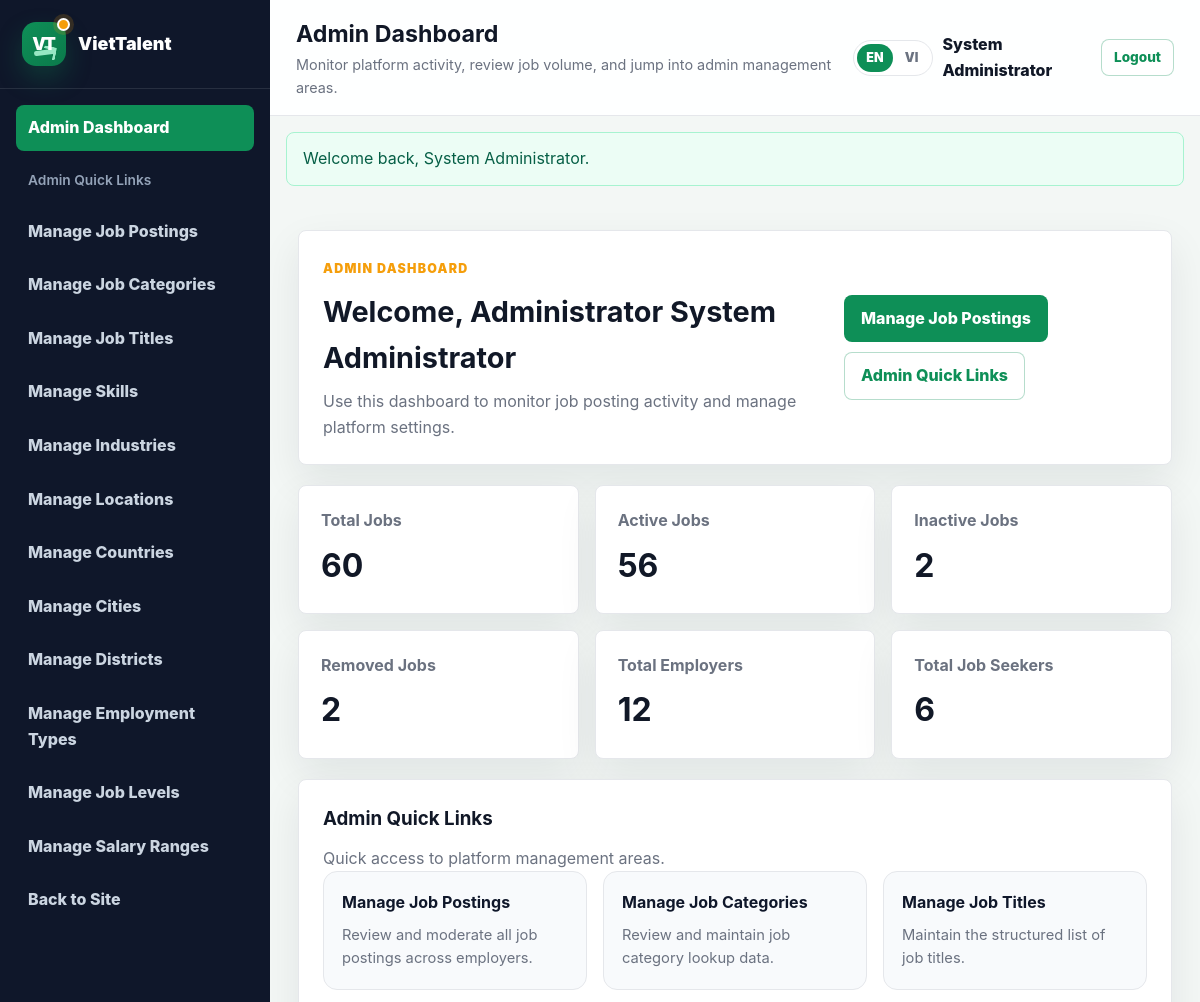
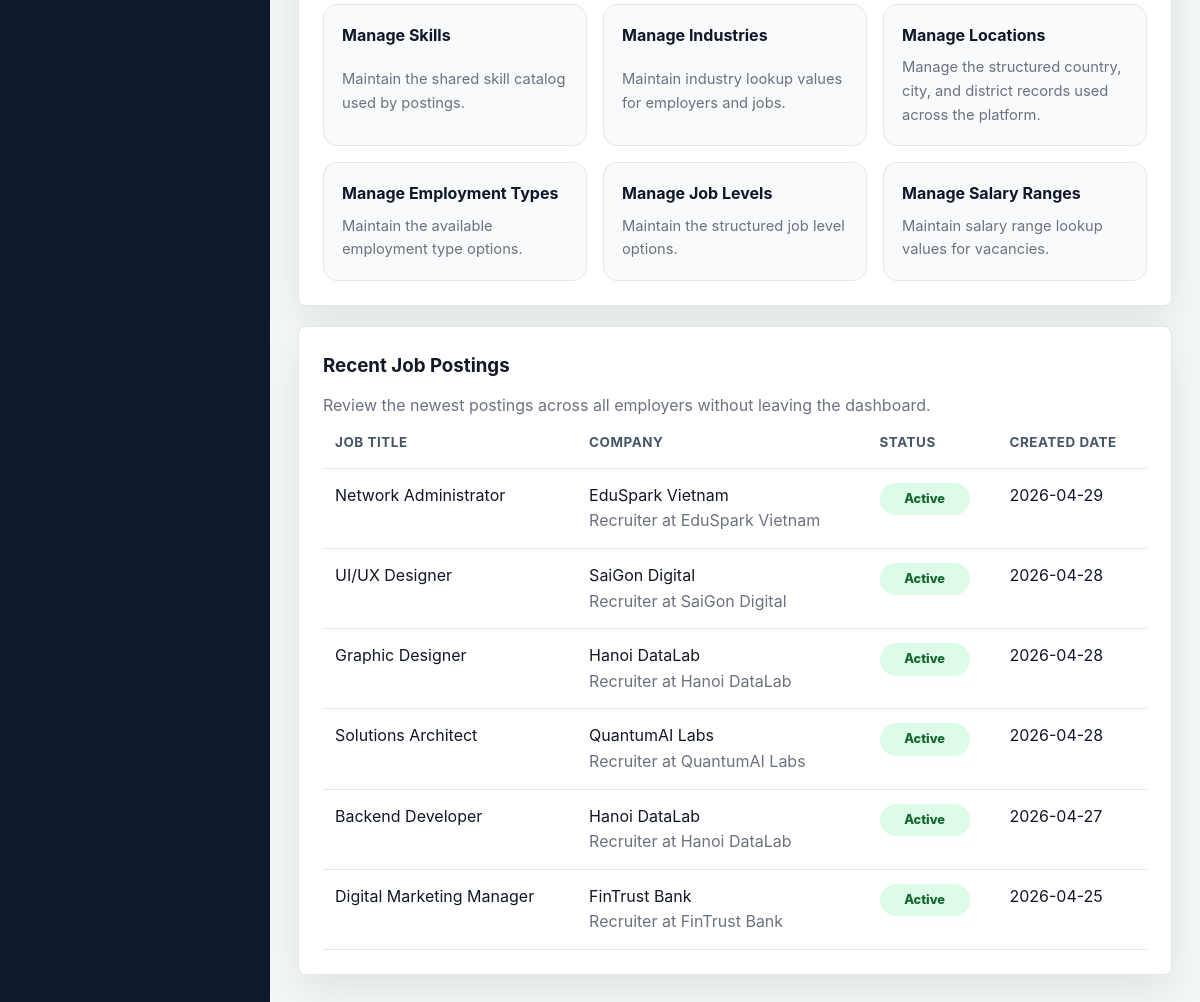
The page /public/index.php?page=admin_dashboard (signed in) on the database its author committed (2 pictures, top to bottom).
### tables this page shows
CREATE TABLE job_vacancies (
  id INT UNSIGNED AUTO_INCREMENT PRIMARY KEY,
  employer_id INT UNSIGNED NOT NULL,
  job_title_id INT UNSIGNED NOT NULL,
  job_category_id INT UNSIGNED NOT NULL,
  employment_type_id INT UNSIGNED NOT NULL,
  industry_id INT UNSIGNED NOT NULL,
  job_level_id INT UNSIGNED NOT NULL,
  number_of_openings INT UNSIGNED NOT NULL DEFAULT 1,
  country_id INT UNSIGNED NOT NULL,
  city_id INT UNSIGNED NOT NULL,
  district_id INT UNSIGNED NULL,
  work_arrangement_id INT UNSIGNED NOT NULL,
  salary_range_id INT UNSIGNED NOT NULL,
  salary_type_id INT UNSIGNED NOT NULL,
  benefits TEXT NULL,
  responsibilities TEXT NOT NULL,
  required_qualifications TEXT NOT NULL,
  preferred_skills TEXT NULL,
  additional_notes TEXT NULL,
  degree_level_id INT UNSIGNED NOT NULL,
  experience_level_id INT UNSIGNED NOT NULL,
  status ENUM('active', 'inactive', 'removed') NOT NULL DEFAULT 'inactive',
  created_at TIMESTAMP DEFAULT CURRENT_TIMESTAMP,
  updated_at TIMESTAMP DEFAULT CURRENT_TIMESTAMP ON UPDATE CURRENT_TIMESTAMP,
  CONSTRAINT fk_job_employer FOREIGN KEY (employer_id) REFERENCES employer_profiles(id),
  CONSTRAINT fk_job_title FOREIGN KEY (job_title_id) REFERENCES job_titles(id),
  CONSTRAINT fk_job_category FOREIGN KEY (job_category_id) REFERENCES job_categories(id),
  CONSTRAINT fk_job_employment_type FOREIGN KEY (employment_type_id) REFERENCES employment_types(id),
  CONSTRAINT fk_job_industry FOREIGN KEY (industry_id) REFERENCES industries(id),
  CONSTRAINT fk_job_level FOREIGN KEY (job_level_id) REFERENCES job_levels(id),
  CONSTRAINT fk_job_country FOREIGN KEY (country_id) REFERENCES countries(id),
  CONSTRAINT fk_job_city FOREIGN KEY (city_id) REFERENCES cities(id),
  CONSTRAINT fk_job_district FOREIGN KEY (district_id) REFERENCES districts(id),
  CONSTRAINT fk_job_work_arrangement FOREIGN KEY (work_arrangement_id) REFERENCES work_arrangements(id),
  CONSTRAINT fk_job_salary_range FOREIGN KEY (salary_range_id) REFERENCES salary_ranges(id),
  CONSTRAINT fk_job_salary_type FOREIGN KEY (salary_type_id) REFERENCES salary_types(id),
  CONSTRAINT fk_job_degree FOREIGN KEY (degree_level_id) REFERENCES degree_levels(id),
  CONSTRAINT fk_job_experience FOREIGN KEY (experience_level_id) REFERENCES experience_levels(id)
);

CREATE TABLE job_titles (
  id INT UNSIGNED AUTO_INCREMENT PRIMARY KEY,
  name VARCHAR(120) NOT NULL UNIQUE,
  status ENUM('active', 'inactive') NOT NULL DEFAULT 'active'
);

CREATE TABLE employer_profiles (
  id INT UNSIGNED AUTO_INCREMENT PRIMARY KEY,
  user_id INT UNSIGNED NOT NULL UNIQUE,
  company_name VARCHAR(160) NOT NULL,
  company_website VARCHAR(255) NULL,
  company_description TEXT NULL,
  created_at TIMESTAMP DEFAULT CURRENT_TIMESTAMP,
  CONSTRAINT fk_employer_user FOREIGN KEY (user_id) REFERENCES users(id) ON DELETE CASCADE
);

CREATE TABLE users (
  id INT UNSIGNED AUTO_INCREMENT PRIMARY KEY,
  full_name VARCHAR(120) NOT NULL,
  email VARCHAR(160) NOT NULL UNIQUE,
  password_hash VARCHAR(255) NOT NULL,
  role ENUM('admin', 'employer', 'job_seeker') NOT NULL,
  status ENUM('active', 'inactive') NOT NULL DEFAULT 'active',
  created_at TIMESTAMP DEFAULT CURRENT_TIMESTAMP,
  updated_at TIMESTAMP DEFAULT CURRENT_TIMESTAMP ON UPDATE CURRENT_TIMESTAMP
);

### app/Core/Controller.php (called while the page is built, shortened)
<?php
class Controller {
    protected function view($path, $data = []) {
        extract($data);
        require APP_ROOT . '/resources/views/' . $path . '.php';
    }
}

### app/Core/Router.php (called while the page is built, shortened)
<?php
class Router {
    private $routes = [];
    public function add($page, $controller, $method, $role = null) {
        $this->routes[$page] = [
            'controller' => $controller,
            'method' => $method,
            'role' => $role,
        ];
    }
    public function dispatch() {
        $page = $_GET['page'] ?? 'home';
        $route = $this->routes[$page];
        $controller = new $controllerName();
        $controller->{$route['method']}();
    }
}

### public/index.php (called while the page is built, shortened)
<?php
require_once __DIR__ . '/../config/database.php';
require_once APP_ROOT . '/app/Core/Database.php';
require_once APP_ROOT . '/app/Core/Auth.php';
require_once APP_ROOT . '/app/Core/Controller.php';
require_once APP_ROOT . '/app/Core/Router.php';
require_once APP_ROOT . '/app/Helpers/url.php';
require_once APP_ROOT . '/app/Helpers/session.php';
require_once APP_ROOT . '/app/Helpers/lang.php';
$router = new Router();
$router->add('home', 'HomeController', 'index');
$router->add('login', 'AuthController', 'loginForm');
$router->add('login_submit', 'AuthController', 'login');
$router->add('register', 'AuthController', 'registerForm');
$router->add('register_submit', 'AuthController', 'register');
$router->add('logout', 'AuthController', 'logout');
$router->add('set_language', 'LanguageController', 'set');
$router->add('admin_dashboard', 'DashboardController', 'admin', 'admin');
$router->add('admin_jobs', 'AdminController', 'index', 'admin');
$router->add('admin_job_view', 'AdminController', 'show', 'admin');
$router->add('admin_job_set_status', 'AdminController', 'setStatus', 'admin');
$router->add('admin_lookup', 'AdminController', 'lookupIndex', 'admin');
$router->add('admin_lookup_create', 'AdminController', 'lookupCreate', 'admin');
$router->add('admin_lookup_store', 'AdminController', 'lookupStore', 'admin');
$router->add('admin_lookup_edit', 'AdminController', 'lookupEdit', 'admin');
$router->add('admin_lookup_update', 'AdminController', 'lookupUpdate', 'admin');
$router->add('admin_lookup_toggle_status', 'AdminController', 'lookupToggleStatus', 'admin');
$router->add('admin_locations', 'AdminController', 'locationsIndex', 'admin');
$router->add('admin_countries', 'AdminController', 'countriesIndex', 'admin');
$router->add('admin_country_create', 'AdminController', 'countryCreate', 'admin');
$router->add('admin_country_store', 'AdminController', 'countryStore', 'admin');
$router->add('admin_country_edit', 'AdminController', 'countryEdit', 'admin');
$router->add('admin_country_update', 'AdminController', 'countryUpdate', 'admin');
$router->add('admin_country_toggle_status', 'AdminController', 'countryToggleStatus', 'admin');
$router->add('admin_cities', 'AdminController', 'citiesIndex', 'admin');
$router->add('admin_city_create', 'AdminController', 'cityCreate', 'admin');
$router->add('admin_city_store', 'AdminController', 'cityStore', 'admin');
$router->add('admin_city_edit', 'AdminController', 'cityEdit', 'admin');
$router->add('admin_city_update', 'AdminController', 'cityUpdate', 'admin');
$router->add('admin_city_toggle_status', 'AdminController', 'cityToggleStatus', 'admin');
$router->add('admin_districts', 'AdminController', 'districtsIndex', 'admin');
$router->add('admin_district_create', 'AdminController', 'districtCreate', 'admin');
$router->add('admin_district_store', 'AdminController', 'districtStore', 'admin');
$router->add('admin_district_edit', 'AdminController', 'districtEdit', 'admin');
$router->add('admin_district_update', 'AdminController', 'districtUpdate', 'admin');
$router->add('admin_district_toggle_status', 'AdminController', 'districtToggleStatus', 'admin');
$router->add('jobs', 'PublicJobController', 'index');
$router->add('jobs_search', 'PublicJobController', 'search');
$router->add('job_detail', 'PublicJobController', 'show');
$router->add('locations', 'HomeController', 'locations');
$router->add('forgot_password', 'AuthController', 'forgotForm');
$router->add('forgot_password_submit', 'AuthController', 'forgotSubmit');
$router->add('reset_password', 'AuthController', 'resetForm');
$router->add('reset_password_submit', 'AuthController', 'resetSubmit');
$router->add('employer_dashboard', 'DashboardController', 'employer', 'employer');
$router->add('job_seeker_dashboard', 'DashboardController', 'jobSeeker', 'job_seeker');
$router->add('employer_jobs', 'EmployerController', 'index', 'employer');
$router->add('employer_job_create', 'EmployerController', 'create', 'employer');
$router->add('employer_job_store', 'EmployerController', 'store', 'employer');
$router->add('employer_job_view', 'EmployerController', 'show', 'employer');
$router->add('employer_job_edit', 'EmployerController', 'edit', 'employer');
$router->add('employer_job_update', 'EmployerController', 'update', 'employer');
$router->add('employer_job_delete', 'EmployerController', 'delete', 'employer');
$router->add('employer_job_toggle_status', 'EmployerController', 'toggleStatus', 'employer');
$router->add('sitemap', 'HomeController', 'sitemap');
$router->add('robots', 'HomeController', 'robots');
$router->dispatch();

### app/Helpers/lang.php (called while the page is built, shortened)
<?php
function currentLang() {
    $lang = $_SESSION['lang'] ?? 'en';
    return in_array($lang, ['en', 'vi'], true) ? $lang : 'en';
}
function t($key) {
    $lang = currentLang();
    return $translations[$lang][$key] ?? $translations['en'][$key] ?? $key;
}

### app/Helpers/url.php (called while the page is built, shortened)
<?php
function url($page, $params = []) {
    $query = array_merge(['page' => $page], $params);
    return BASE_URL . '/index.php?' . http_build_query($query);
}
function e($value) {
    return htmlspecialchars((string)($value ?? ''), ENT_QUOTES, 'UTF-8');
}

### app/Core/Auth.php (called while the page is built, shortened)
<?php
class Auth {
    public static function user() {
        return $_SESSION['user'] ?? null;
    }
}

### app/Core/Database.php (called while the page is built, shortened)
<?php
class Database {
    private $pdo;
    private function __construct() {
        $dsn = 'mysql:host=' . DB_HOST . ';dbname=' . DB_NAME . ';charset=' . DB_CHARSET;
        $this->pdo = new PDO($dsn, DB_USER, DB_PASS, [
            PDO::ATTR_ERRMODE => PDO::ERRMODE_EXCEPTION,
            PDO::ATTR_DEFAULT_FETCH_MODE => PDO::FETCH_ASSOC,
            PDO::ATTR_EMULATE_PREPARES => false,
        ]);
    }
    public function fetchAll($sql, $params = []) {
        $stmt = $this->pdo->prepare($sql);
        $stmt->execute($params);
        return $stmt->fetchAll();
    }
}

### app/Models/JobVacancy.php (called while the page is built, shortened)
<?php
class JobVacancy {
    private $db;
    public function __construct() {
        $this->db = Database::getInstance();
    }
    public function getRecentForAdmin($limit = 6) {
        $limit = max(1, (int)$limit);
        return $this->db->fetchAll(
            "SELECT jv.id,
                    jt.name AS job_title_name,
                    ep.company_name,
                    u.full_name AS employer_name,
                    jv.status,
                    jv.created_at
             FROM job_vacancies jv
             INNER JOIN job_titles jt ON jt.id = jv.job_title_id
             INNER JOIN employer_profiles ep ON ep.id = jv.employer_id
             INNER JOIN users u ON u.id = ep.user_id
             ORDER BY jv.created_at DESC, jv.id DESC
             LIMIT {$limit}"
        );
    }
}

### resources/views/dashboard/admin.php (the view)
<section class="dashboard-stack">
    <div class="dashboard-welcome card">
        <div>
            <span class="eyebrow"><?= e(t('admin_dashboard')) ?></span>
            <h2><?= e(t('welcome_administrator')) ?> <?= e(Auth::user()['full_name'] ?? '') ?></h2>
            <p><?= e(t('admin_dashboard_intro')) ?></p>
        </div>
        <div class="dashboard-actions">
            <a class="btn btn-primary" href="<?= url('admin_jobs') ?>"><?= e(t('manage_job_postings')) ?></a>
            <a class="btn btn-outline" href="#adminQuickLinks"><?= e(t('admin_quick_links')) ?></a>
        </div>
    </div>
    <div class="stats-grid stats-grid-admin">
        <article class="stat-card card">
            <span><?= e(t('total_jobs')) ?></span>
            <strong><?= e((string)$stats['total']) ?></strong>
        </article>
        <article class="stat-card card">
            <span><?= e(t('active_jobs')) ?></span>
            <strong><?= e((string)$stats['active']) ?></strong>
        </article>
        <article class="stat-card card">
            <span><?= e(t('inactive_jobs')) ?></span>
            <strong><?= e((string)$stats['inactive']) ?></strong>
        </article>
        <article class="stat-card card">
            <span><?= e(t('removed_jobs')) ?></span>
            <strong><?= e((string)$stats['removed']) ?></strong>
        </article>
        <article class="stat-card card">
            <span><?= e(t('total_employers')) ?></span>
            <strong><?= e((string)$stats['employers']) ?></strong>
        </article>
        <article class="stat-card card">
            <span><?= e(t('total_job_seekers')) ?></span>
            <strong><?= e((string)$stats['job_seekers']) ?></strong>
        </article>
    </div>
    <section class="card section-card" id="adminQuickLinks">
        <div class="section-card-header">
            <div>
                <h3><?= e(t('admin_quick_links')) ?></h3>
                <p><?= e(t('admin_quick_links_intro')) ?></p>
            </div>
        </div>
        <div class="quick-links-grid">
            <?php foreach ($quickLinks as $link): ?>
                <a class="quick-link-card" href="<?= e($link['url']) ?>">
                    <strong><?= e($link['label']) ?></strong>
                    <span><?= e($link['description']) ?></span>
                </a>
            <?php endforeach; ?>
        </div>
    </section>
    <section class="card section-card">
        <div class="section-card-header">
            <div>
                <h3><?= e(t('recent_job_postings')) ?></h3>
                <p><?= e(t('admin_recent_jobs_helper')) ?></p>
            </div>
        </div>
        <?php if (empty($recentJobs)): ?>
            <div class="empty-state">
                <p><?= e(t('no_job_postings_available')) ?></p>
            </div>
        <?php else: ?>
            <div class="table-wrap">
                <table class="data-table">
                    <thead>
                        <tr>
                            <th><?= e(t('job_title')) ?></th>
                            <th><?= e(t('company')) ?></th>
                            <th><?= e(t('status')) ?></th>
                            <th><?= e(t('created_date')) ?></th>
                        </tr>
                    </thead>
                    <tbody>
                        <?php foreach ($recentJobs as $job): ?>
                            <tr>
                                <td><?= e($job['job_title_name']) ?></td>
                                <td>
                                    <?= e($job['company_name']) ?>
                                    <br>
                                    <span class="table-note"><?= e($job['employer_name']) ?></span>
                                </td>
                                <td><span class="status-badge status-<?= e($job['status']) ?>"><?= e(t($job['status'])) ?></span></td>
                                <td><?= e(date('Y-m-d', strtotime($job['created_at']))) ?></td>
                            </tr>
                        <?php endforeach; ?>
                    </tbody>
                </table>
            </div>
        <?php endif; ?>
    </section>
</section>

### rows shown on the page
job_vacancies: job_title.name "Network Administrator", employer.company_name "EduSpark Vietnam", users.full_name "Recruiter at EduSpark Vietnam", status "Active", created_at "2026-04-29"
job_vacancies: job_title.name "UI/UX Designer", employer.company_name "SaiGon Digital", users.full_name "Recruiter at SaiGon Digital", status "Active", created_at "2026-04-28"
job_vacancies: job_title.name "Graphic Designer", employer.company_name "Hanoi DataLab", users.full_name "Recruiter at Hanoi DataLab", status "Active", created_at "2026-04-28"
job_vacancies: job_title.name "Solutions Architect", employer.company_name "QuantumAI Labs", users.full_name "Recruiter at QuantumAI Labs", status "Active", created_at "2026-04-28"
job_vacancies: job_title.name "Backend Developer", employer.company_name "Hanoi DataLab", users.full_name "Recruiter at Hanoi DataLab", status "Active", created_at "2026-04-27"
job_vacancies: job_title.name "Digital Marketing Manager", employer.company_name "FinTrust Bank", users.full_name "Recruiter at FinTrust Bank", status "Active", created_at "2026-04-25"

### other values the page prints
APP_NAME "VietTalent"
t('admin_dashboard') "Admin Dashboard"
t('admin_quick_links') "Admin Quick Links"
t('manage_job_postings') "Manage Job Postings"
t('manage_job_categories') "Manage Job Categories"
t('manage_job_titles') "Manage Job Titles"
t('manage_skills') "Manage Skills"
t('manage_industries') "Manage Industries"
t('manage_locations') "Manage Locations"
t('manage_countries') "Manage Countries"
t('manage_cities') "Manage Cities"
t('manage_districts') "Manage Districts"
t('manage_employment_types') "Manage Employment Types"
t('manage_job_levels') "Manage Job Levels"
t('manage_salary_ranges') "Manage Salary Ranges"
